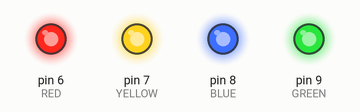
Recording of a sketch running on a simulated Arduino Uno, built with avr-gcc and run on an emulated ATmega328P. On the bench: output pins drawn as LEDs (lit = HIGH).

Above: at 0.07 s.
At 5.17 s:
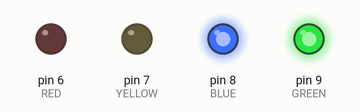
At 10.3 s:
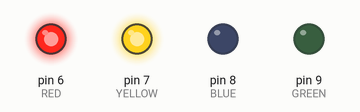
At 20.21 s:
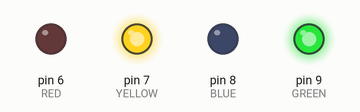
At 30.11 s:
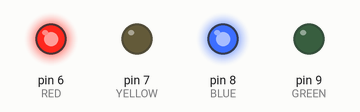
At 39.87 s:
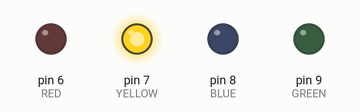
Timing chart, 0 to 40.0 s (numbered marks = the images above):
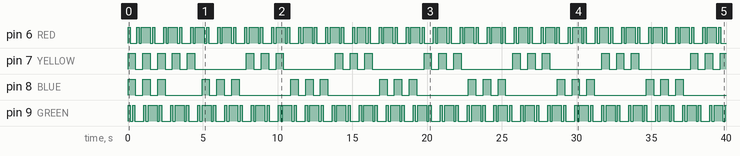

Measured:
- by itself, pin 6 (RED): moves between LOW and HIGH, repeating every 5.4 s
- by itself, pin 7 (YELLOW): repeats every 5.9 s: HIGH 0.50 s, LOW 3.5 s, HIGH 0.50 s, LOW 0.50 s, HIGH 0.50 s, LOW 0.50 s
- by itself, pin 8 (BLUE): LOW → HIGH at 0.00 s, → LOW 0.50 s later, → HIGH 0.50 s later, → LOW 0.50 s later, … (42 changes in this stretch)
- by itself, pin 9 (GREEN): repeats every 1.8 s: LOW 0.15 s, HIGH 0.15 s, LOW 0.60 s, HIGH 0.15 s, LOW 0.15 s, HIGH 0.60 s

The sketch:

RTOS_Task_Suspending_vDelay_R4.ino
```cpp
#include <Arduino_FreeRTOS.h>

#define RED 6
#define YELLOW 7
#define BLUE 8
#define GREEN 9

typedef int TaskProfiler; // redefiniuje int do zmiennej globalnej

TaskProfiler RedLEDProfiler;
TaskProfiler YellowLEDProfiler;
TaskProfiler BlueLEDProfiler;
TaskProfiler GreenLEDProfiler;

const TickType_t _500ms = pdMS_TO_TICKS(500); // gotowa funkcja
// to co zwróci ta funkcja dla argumentu 500 bedzie przypisamne do _500ms typu TickType jako stała
uint32_t resume_cou=0;
uint32_t suspend_cou=0;
uint32_t i=0;
bool flag_A=false;
bool flag_B=false;

TaskHandle_t red_Handle,blue_Handle,yellow_Handle,green_Handle;

void setup() {
  Serial.begin(9600);
  xTaskCreate(redLedControllerTask,"RED LED Task",128,NULL,1,&red_Handle);
  xTaskCreate(blueLedControllerTask,"BLUE LED Task",128,NULL,1,&blue_Handle);
  xTaskCreate(yellowLedControllerTask,"YELLOW LED Task",128,NULL,1,&yellow_Handle);
  xTaskCreate(greenLedControllerTask,"green LED Task",128,NULL,1,&green_Handle);
  // zadanie, co robi,stos/pamiec,ktora chcemy przydzieli,priorytet zadania
// każde zadanie to jak petla trwa do nieskączonosci
// pvParameters to były zwyczajne wskaźniki do funkcji np. numery pinów które działają
// vTaskDelay(); przez ten czas można wykonać inne zadanie a znie zatrzymywać cały program jak w DElay
// TERAZ ZAJMNIEJMY SIE CONVWRTEM NA MS
}

void redLedControllerTask(void *pvParameters)
{
  pinMode(RED,OUTPUT);  // ustawiam pin dopiero jak jest potrzebny
  while(1)
  {
    digitalWrite(RED,digitalRead(RED)^1);
    vTaskDelay(10);
    i++;
    //i=i>=3?0:i++;
    if(flag_B==false)
    {
    if(i>=3)
    {
      flag_B=true;
      i=0;
      vTaskResume(green_Handle);
      vTaskSuspend(NULL);
    }
    // zapalenie i dzialanie w sume trwa 1s
  }
  }
}

void blueLedControllerTask(void *pvParameters)
{
  pinMode(BLUE,OUTPUT);
  while(1)
  {
    digitalWrite(BLUE,HIGH);
    vTaskDelay(1*_500ms); // wywołuje tą funkcję
    digitalWrite(BLUE,LOW);
    vTaskDelay(1*_500ms);
    BlueLEDProfiler++;
    if(flag_A==false)
    {
    suspend_cou++;
    if(suspend_cou==3)
    {
      flag_A=true;
      suspend_cou=0;
      vTaskResume(yellow_Handle);
      vTaskSuspend(NULL);
    }
    }
  }
}

void yellowLedControllerTask(void *pvParameters)
{
  pinMode(YELLOW,OUTPUT);

  while(1)
  {
    digitalWrite(YELLOW,HIGH);
    vTaskDelay(1*_500ms); // wywołuje tą funkcję
    digitalWrite(YELLOW,LOW);
    vTaskDelay(1*_500ms);
    if(flag_A==true)
    {
      resume_cou++;
      if(resume_cou==3)
      {
        flag_A=false;
        resume_cou=0;
        vTaskResume(blue_Handle);
        vTaskSuspend(NULL);
      }
    }
  }
}
void greenLedControllerTask(void *pvParameters)
{
  pinMode(GREEN,OUTPUT);
  while(1)
  {
    digitalWrite(GREEN,digitalRead(GREEN)^1);
    vTaskDelay(10);
    i++;
    if(flag_B==true)
    {
    //i=i>=3?0:i++;
    if(i>=3)
    {
      flag_B=false;
      i=0;
      vTaskResume(red_Handle);
      vTaskSuspend(NULL);
    }
    // zapalenie i dzialanie w sume trwa 1s
  }
  }
}
void loop(){}
```
